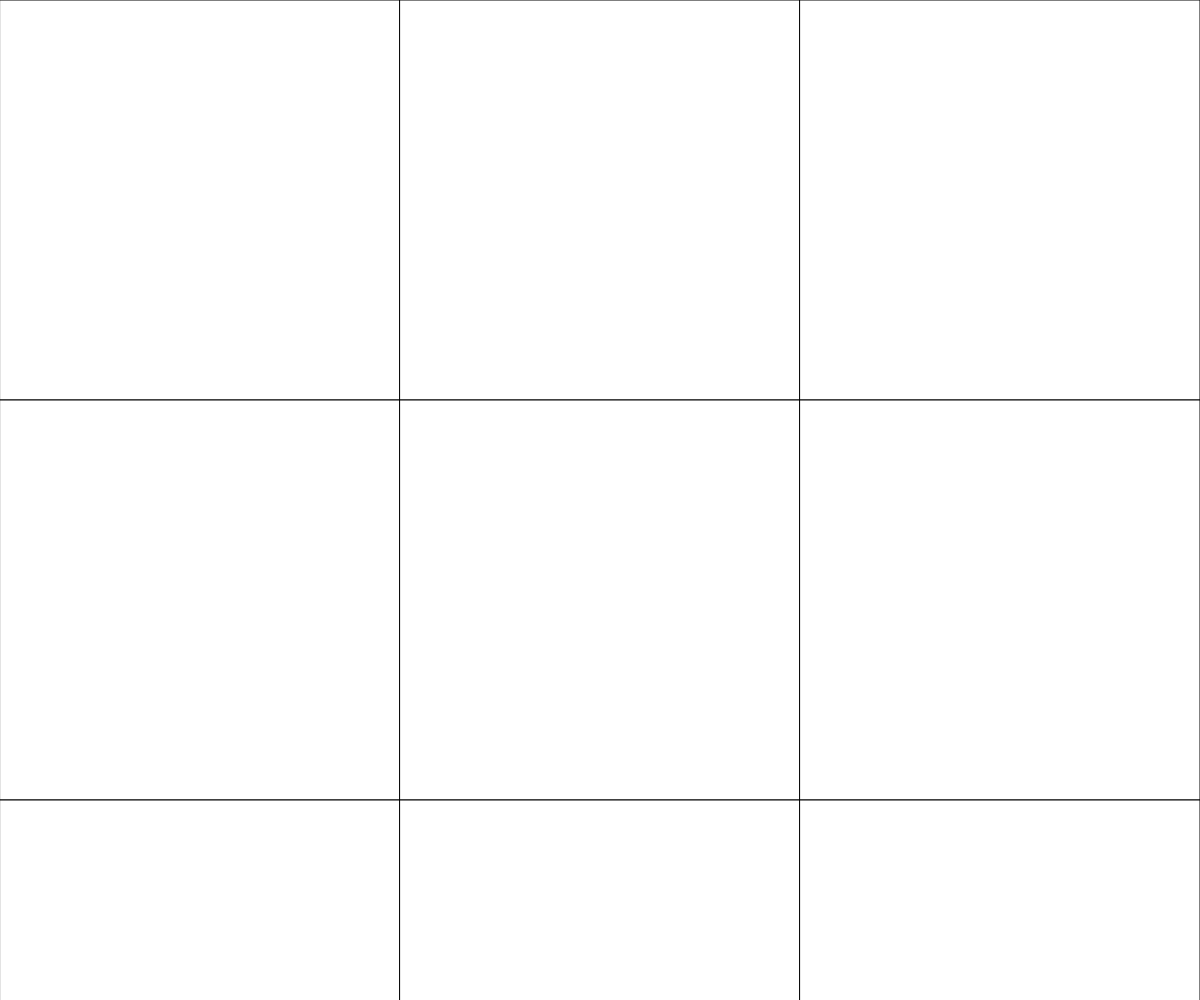
Frame 1 (no input)
Frame 60 (no input): identical to frame 1, image omitted
Frame 120 (the mouse pressed at the canvas centre since frame 60): identical to frame 1, image omitted

The p5.js sketch that drew this single still picture (run headless with seeded random() and noise() and a simulated clock; from frame 60 on, the mouse is pressed at the canvas centre):

// p5.js sketch
// ── sketch.js
let grid = [[0,1,0],[1,1,0],[0,0,1]];
let rows = 3;
let cols = 3;
let cellSize;

function setup() {
  createCanvas(windowWidth, windowHeight);
  cellSize = width / cols;
}

function draw() {
  background(255);
  displayGrid();
}

function displayGrid(){
  for (let x=0; x<cols; x++){
    for(let y=0; y<rows; y++){
      if (grid[x][y]=== 0){
        fill(255);
      }
      rect(x*cellSize, y*cellSize, cellSize, cellSize);
    }
  }
}

function createRandom2DArray(cols, rows){
  let randomGrid = [];
  for (let x=0; x<cols; x++){
    randomGrid.push([]);
    for(let y=0; y<rows; y++){
      if (random(100) < 50){
        randomGrid[x].push(0);
      }
      else {
        randomGrid[x].push(1);
      }
    }
  }
  return randomGrid;
}
